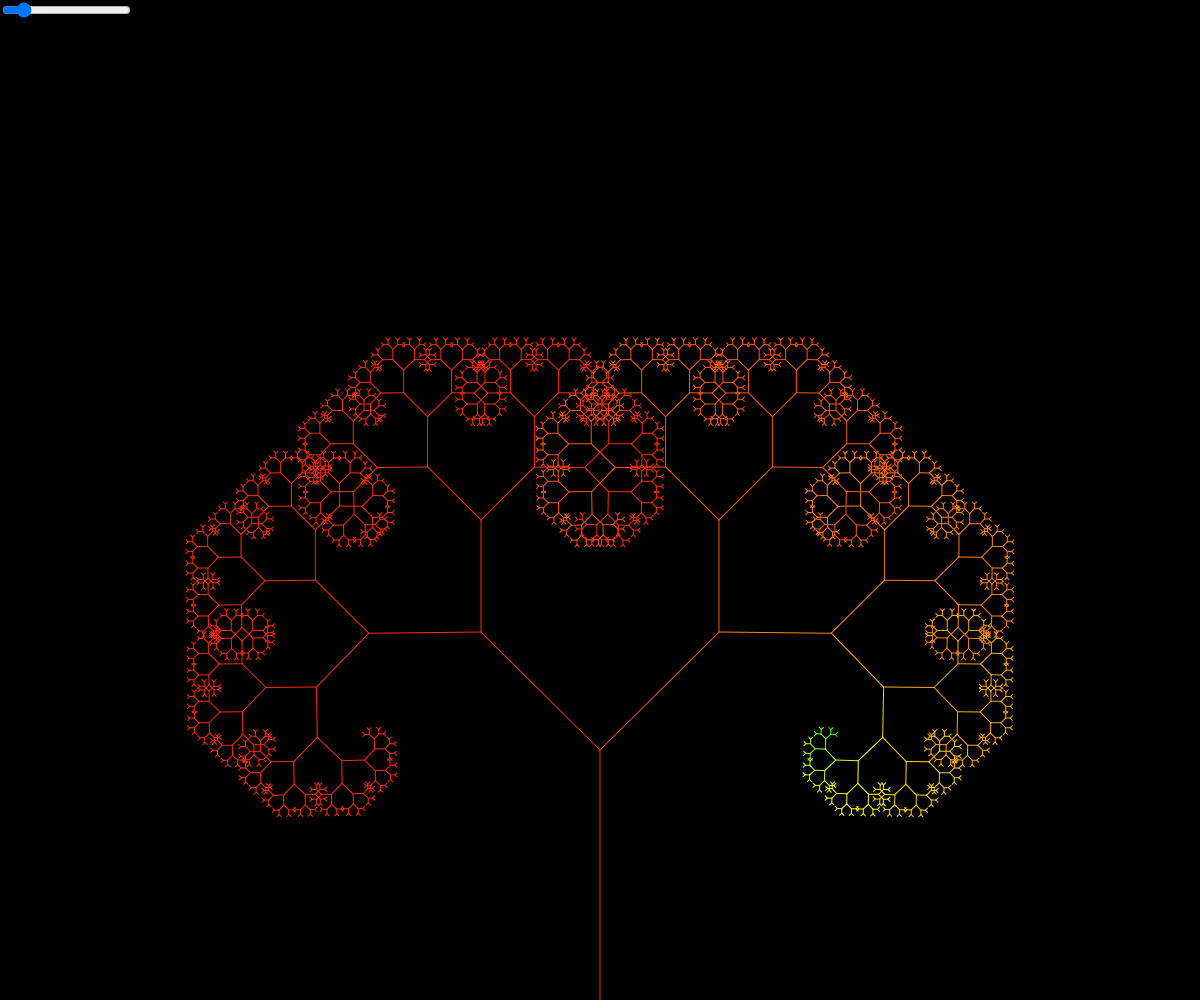
Frame 1 (no input)
Frame 60 (no input): identical to frame 1, image omitted
Frame 120 (the mouse pressed at the canvas centre since frame 60): identical to frame 1, image omitted

The p5.js sketch that drew this single still picture (run headless with seeded random() and noise() and a simulated clock; from frame 60 on, the mouse is pressed at the canvas centre):

// p5.js sketch
// ── sketch.js
var angle = 0;
var slider;

function setup(){
  createCanvas(windowWidth,windowHeight);
  slider = createSlider(0,TWO_PI,PI/4,0.01);
  slider.position(0,0);
  colorMode(HSB);
}

function draw(){
    background(0);
    angle = slider.value();
    stroke(255);
    translate(windowWidth/2,height);
    branch(windowHeight/4,0);
}

function branch(len,color){
  color += 10;
  stroke(color,255,255);
  line(0,0,0,-len);
  translate(0,-len);
  if(len > 4) {
    push();
    rotate(angle);
    branch(len*0.67,color);
    pop();
    push();
    rotate(-angle,color);
    branch(len*0.67);
    pop();
  }
}

function windowResized(){
  resizeCanvas(windowWidth,windowHeight);
}
